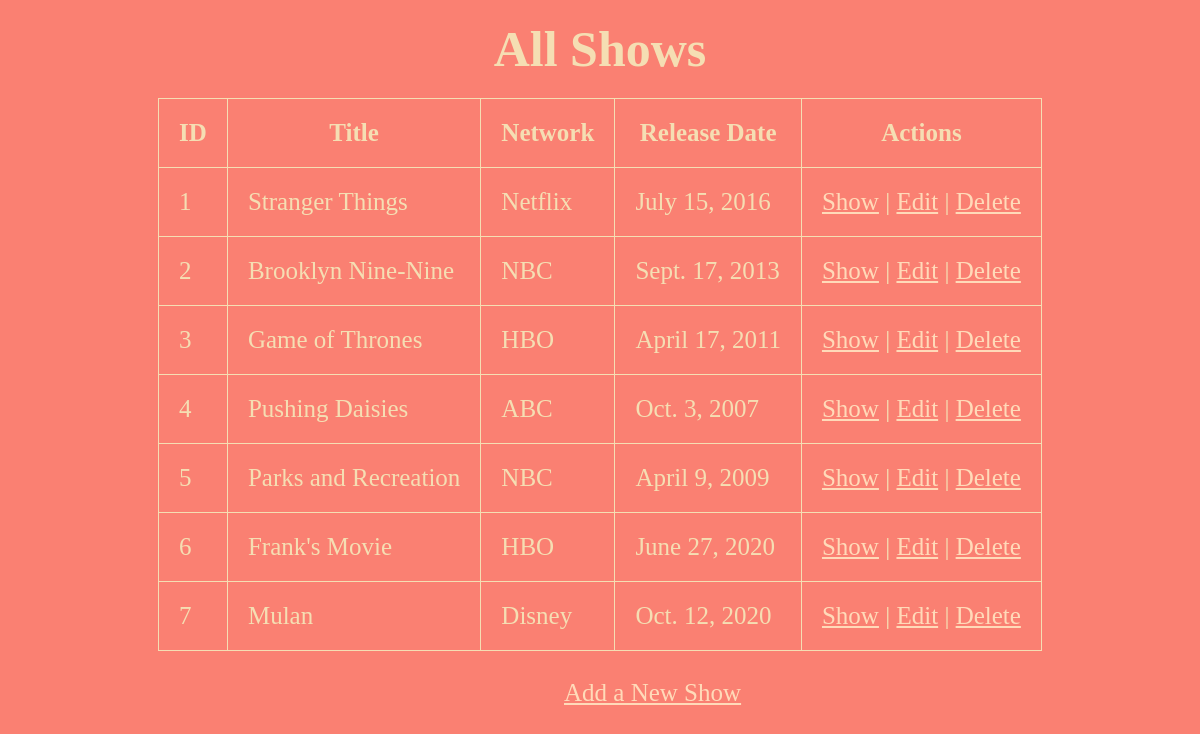
/shows, run on the app's committed database.
### tv_shows_app/models.py (models this page shows, shortened)
class Show(models.Model):
    title = models.CharField(max_length=255)
    network = models.TextField(max_length=255)
    release_date = models.DateField()
    desc = models.TextField(max_length=255)
    created_at = models.DateTimeField(auto_now_add=True)
    updated_at = models.DateTimeField(auto_now=True)
    objects = ShowManager()

### tv_shows_app/views.py (the view)
# urls.py: path('shows', views.shows),
def shows(request):
    context = {
        "all_the_shows": Show.objects.all(),
    }
    return render(request, 'index.html', context)

### tv_shows_app/templates/index.html (shortened to what this page needs)
<!DOCTYPE html>
<html lang="en">
<head>
    {% load static %}
	<link rel="stylesheet" href="{% static 'style.css' %}">
</head>
<body>
    <div id="wrapper">
        <h1>All Shows</h1>
        <div class="box">
            <table>
                <thead>
                    <tr>
                        <th>ID</th>
                        <th>Title</th>
                        <th>Network</th>
                        <th>Release Date</th>
                        <th>Actions</th>
                    </tr>
                </thead>
                {% for show in all_the_shows %}
                <tbody>
                    <tr>
                        <td>{{ show.id }}</td>
                        <td>{{ show.title }}</td>
                        <td>{{ show.network }}</td>
                        <td>{{ show.release_date }}</td>
                        <td><a href="/shows/{{show.id}}">Show</a> | <a href="/shows/{{show.id}}/edit">Edit</a> | <a href="/shows/{{show.id}}/delete">Delete</a></td>
                    </tr>
                </tbody>
                {% endfor %}
            </table>
        </div><br>
        <a href="/shows/new" id="acenter">Add a New Show</a>
    </div>
</body>
</html>

### tv_shows_app/static/style.css (style rules this page uses)
* { padding: 0px; margin: 0px auto; }
body { background-color: salmon; color: wheat; font-size: 25px; }
h1 { text-align: center; padding: 20px; }
table, th, td { padding: 20px; border-collapse: collapse; border: 1px wheat solid; }
a { color: peachpuff; }
#acenter { margin-left: 47%; }

### data on the page
Show: id "1", title "Stranger Things", network "Netflix", release_date "July 15, 2016"
Show: id "2", title "Brooklyn Nine-Nine", network "NBC", release_date "Sept. 17, 2013"
Show: id "3", title "Game of Thrones", network "HBO", release_date "April 17, 2011"
Show: id "4", title "Pushing Daisies", network "ABC", release_date "Oct. 3, 2007"
Show: id "5", title "Parks and Recreation", network "NBC", release_date "April 9, 2009"
Show: id "6", title "Frank's Movie", network "HBO", release_date "June 27, 2020"
Show: id "7", title "Mulan", network "Disney", release_date "Oct. 12, 2020"
